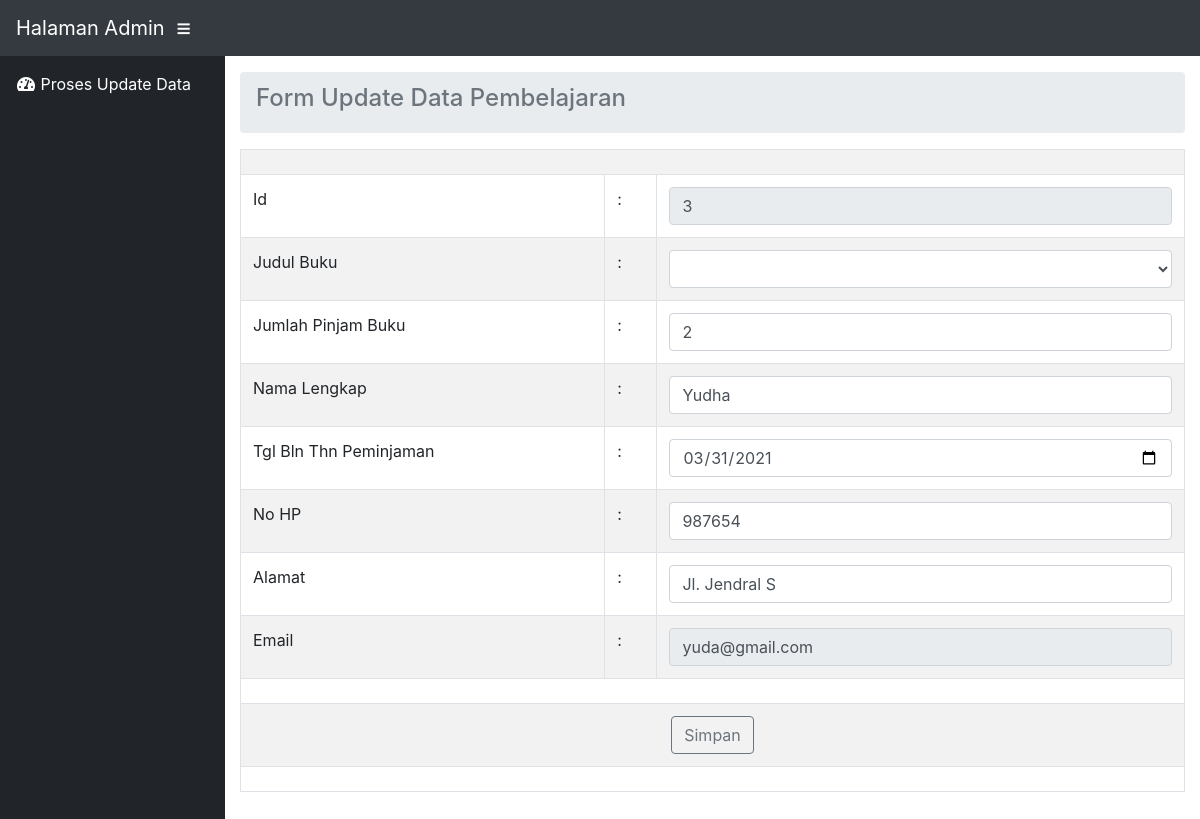
Screenshot of /adminn/motivasi/formupdatemotivasi.php?id=3 with the database file from the repository.
### tables this page shows
CREATE TABLE `tb_motivasi` (
  `id` int(11) NOT NULL,
  `judul_buku` varchar(30) NOT NULL,
  `jumlah_pinjam_buku` int(11) NOT NULL,
  `nama_lengkap` varchar(30) NOT NULL,
  `tgl_bln_thn_peminjaman` date NOT NULL,
  `no_hp` int(15) NOT NULL,
  `alamat` varchar(40) NOT NULL,
  `email` varchar(40) NOT NULL,
  `kodelogin` int(11) NOT NULL
);

### adminn/motivasi/formupdatemotivasi.php (the view, shortened to what this page needs)
<?php
include "../koneksi.php";
$id              = $_GET['id'];
$data=mysqli_query($koneksi, "SELECT * FROM tb_motivasi WHERE id='$id'");
$hasil=mysqli_fetch_array($data);
$judulbuku          = $hasil['1'];
$jumlahpinjambuku   = $hasil['2'];
$namalengkap        = $hasil['3'];
$tglblnthnpeminjaman = $hasil['4'];
$nohp               = $hasil['5'];
$alamat             = $hasil['6'];
$email              = $hasil['7'];
?>
<!DOCTYPE html>
<html lang="en">
<head>
  <link href="../vendor/fontawesome-free/css/all.min.css" rel="stylesheet" type="text/css">
  <link href="../vendor/datatables/dataTables.bootstrap4.css" rel="stylesheet">
  <link href="../css/sb-admin.css" rel="stylesheet">
</head>
<body id="page-top">
  <nav class="navbar navbar-expand navbar-dark bg-dark static-top">
    <a class="navbar-brand mr-1" href="#">Halaman Admin</a>
    <button class="btn btn-link btn-sm text-white order-1 order-sm-0" id="sidebarToggle" href="#">
      <i class="fas fa-bars"></i>
    </button>
  </nav>
  <div id="wrapper">
    <ul class="sidebar navbar-nav">
      <li class="nav-item active ">
        <a class="nav-link" href="viewawal.php">
          <i class="fas fa-fw fa-tachometer-alt"></i>
          <span>Proses Update Data </span>
        </a>
    </ul>
    <div id="content-wrapper">
      <div class="container-fluid">
        <ol class="breadcrumb">
          <li class="breadcrumb-item active"><h4>Form Update Data Pembelajaran</h4></li>
        </ol>
    </div>
    <section>
            <div class="container-fluid">
            <table border="1" align="center">
                <class form-control>
                <table border="0" table class="table table-hover table table-bordered table table table-striped">
            <form method="post" action="updatedatamotivasi.php">
                <tr>
                   <td align="center" colspan="12"></td>
                </tr>
                <tr>
                     <td>Id</td>
                    <td>:</td>
                    <td><input type="number" name="id" class="form-control" value="<?php echo"$id";?>" readonly/></td>
                </tr>
                <tr>
                    <td>Judul Buku</td>
                    <td>:</td>
                    <td><select name="judulbuku" class="form-control" value="<?php echo"$judulbuku";?>">
                        <option value=""></option>
                        <option value="Mark Manson">Buku Motivasi Mark Manson</option>
                    </select></td>
                </tr>
                <tr>
                    <td>Jumlah Pinjam Buku</td>
                    <td>:</td>
                    <td><input type="number" name="jumlah" class="form-control" value="<?php echo"$jumlahpinjambuku";?>"/></td>
                </tr>
                <tr>
                    <td>Nama Lengkap</td>
                    <td>:</td>
                    <td><input type="text" name="nama" class="form-control" value="<?php echo"$namalengkap";?>"/></td>
                </tr>
                <tr>
                    <td>Tgl Bln Thn Peminjaman</td>
                    <td>:</td>
                    <td><input type="date" name="tgl" class="form-control" value="<?php echo"$tglblnthnpeminjaman";?>"/></td>
                </tr>
                 <tr>
                    <td>No HP</td>
                    <td>:</td>
                    <td><input type="number" name="nohp" class="form-control" value="<?php echo"$nohp";?>"/></td>
                </tr>
                <tr>
                    <td>Alamat</td>
                    <td>:</td>
                    <td><input type="text" name="alamat" class="form-control" value="<?php echo"$alamat";?>"/></td>
                </tr>
                <tr>
                    <td>Email</td>
                    <td>:</td>
                    <td><input type="Email" name="email" class="form-control" value="<?php echo"$email";?>" readonly/></td>
                </tr>
                   <tr>
                   <td align="center" colspan="12"></td>
                </tr>
                <tr>
                    <td colspan="20" align="center">
                        <input type="submit" class="btn btn-outline-secondary" value="Simpan"/>
                    </td>
                </tr>
                   <tr>
                   <td align="center" colspan="12"></td>
                </tr>
                </form>
            </table>
            </class>
        </table>
        </div>
    </section>
    </div>
  </div>
</body>
</html>

### rows the page displays
tb_motivasi: jumlah "2", nama "Yudha", tgl "03/31/2021", nohp "987654", alamat "Jl. Jendral S", email "yuda@gmail.com"
